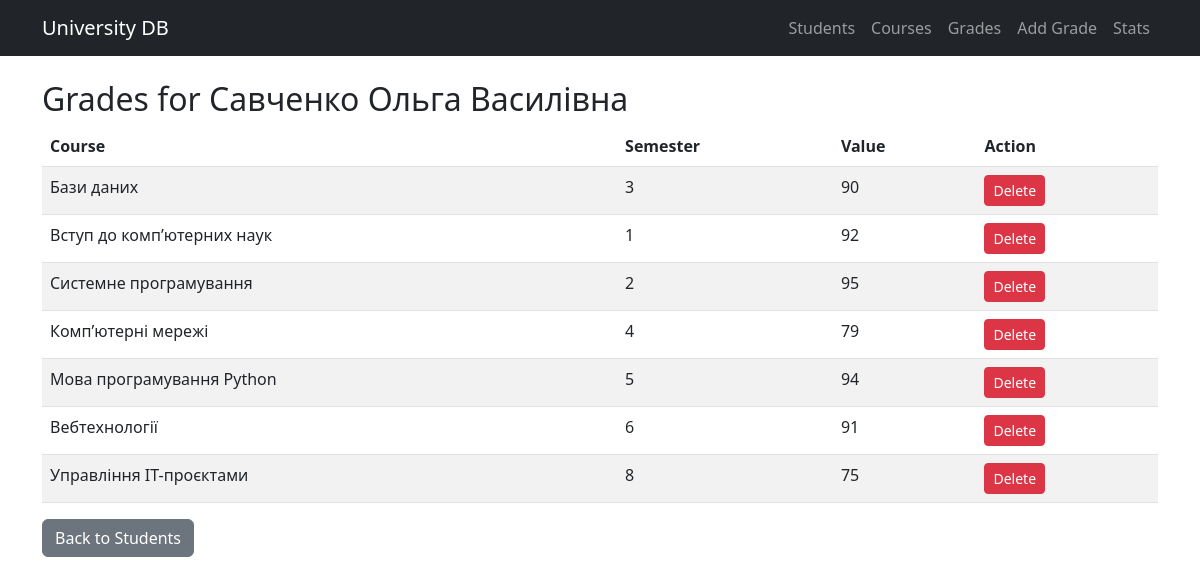
Screenshot of /student/2 with the database file from the repository.
### tables this page shows
CREATE TABLE "student" (
	"id"	INTEGER NOT NULL,
	"name"	TEXT NOT NULL,
	PRIMARY KEY("id" AUTOINCREMENT)
);

CREATE TABLE "points" (
	"id"	INTEGER NOT NULL,
	"id_course"	INTEGER NOT NULL,
	"id_student"	INTEGER NOT NULL,
	"value"	INTEGER,
	PRIMARY KEY("id" AUTOINCREMENT),
	FOREIGN KEY("id_course") REFERENCES "course"("id"),
	FOREIGN KEY("id_student") REFERENCES "student"("id")
);

CREATE TABLE "course" (
	"id"	INTEGER NOT NULL,
	"title"	TEXT NOT NULL,
	"semester"	INTEGER NOT NULL,
	PRIMARY KEY("id" AUTOINCREMENT)
);

### app.py (the view)
@app.route('/student/<int:id_student>')
def student_grades(id_student):
    db = get_db()
    student = db.execute('SELECT * FROM student WHERE id = ?', (id_student,)).fetchone()
    query = """
        SELECT c.title, c.semester, p.value, p.id
        FROM points p
        JOIN course c ON p.id_course = c.id
        WHERE p.id_student = ?
    """
    grades = db.execute(query, (id_student,)).fetchall()
    return render_template('student_grades.html', student=student, grades=grades)

### app.py (called while the page is built)
def get_db():
    db = getattr(g, '_database', None)
    if db is None:
        db = g._database = sqlite3.connect(DATABASE)
        db.row_factory = sqlite3.Row
    return db

@app.teardown_appcontext
def close_connection(exception):
    db = getattr(g, '_database', None)
    if db is not None:
        db.close()

@app.after_request
def add_security_headers(response):
    policy = (
        "default-src 'self' https://cdn.jsdelivr.net; "
        "script-src 'self'; "
        "style-src 'self' https://cdn.jsdelivr.net 'unsafe-inline'"
    )
    response.headers['Content-Security-Policy'] = policy
    return response

### templates/student_grades.html
{% extends "base.html" %}
{% block content %}
<h2>Grades for {{ student.name }}</h2>
<table class="table table-striped">
    <thead><tr><th>Course</th><th>Semester</th><th>Value</th><th>Action</th></tr></thead>
    <tbody>
        {% for g in grades %}
        <tr>
            <td>{{ g.title }}</td>
            <td>{{ g.semester }}</td>
            <td>{{ g.value }}</td>
            <td>
                <form action="{{ url_for('delete_grade', id=g.id) }}" method="post" style="display:inline;">
                    <button type="submit" class="btn btn-danger btn-sm">Delete</button>
                </form>
            </td>
        </tr>
        {% endfor %}
    </tbody>
</table>
<a href="{{ url_for('students') }}" class="btn btn-secondary">Back to Students</a>
{% endblock %}

### rows the page displays
student: name "Савченко Ольга Василівна"
points: title "Бази даних", semester "3", value "90"
points: title "Вступ до комп’ютерних наук", semester "1", value "92"
points: title "Системне програмування", semester "2", value "95"
points: title "Комп’ютерні мережі", semester "4", value "79"
points: title "Мова програмування Python", semester "5", value "94"
points: title "Вебтехнології", semester "6", value "91"
points: title "Управління IT-проєктами", semester "8", value "75"
